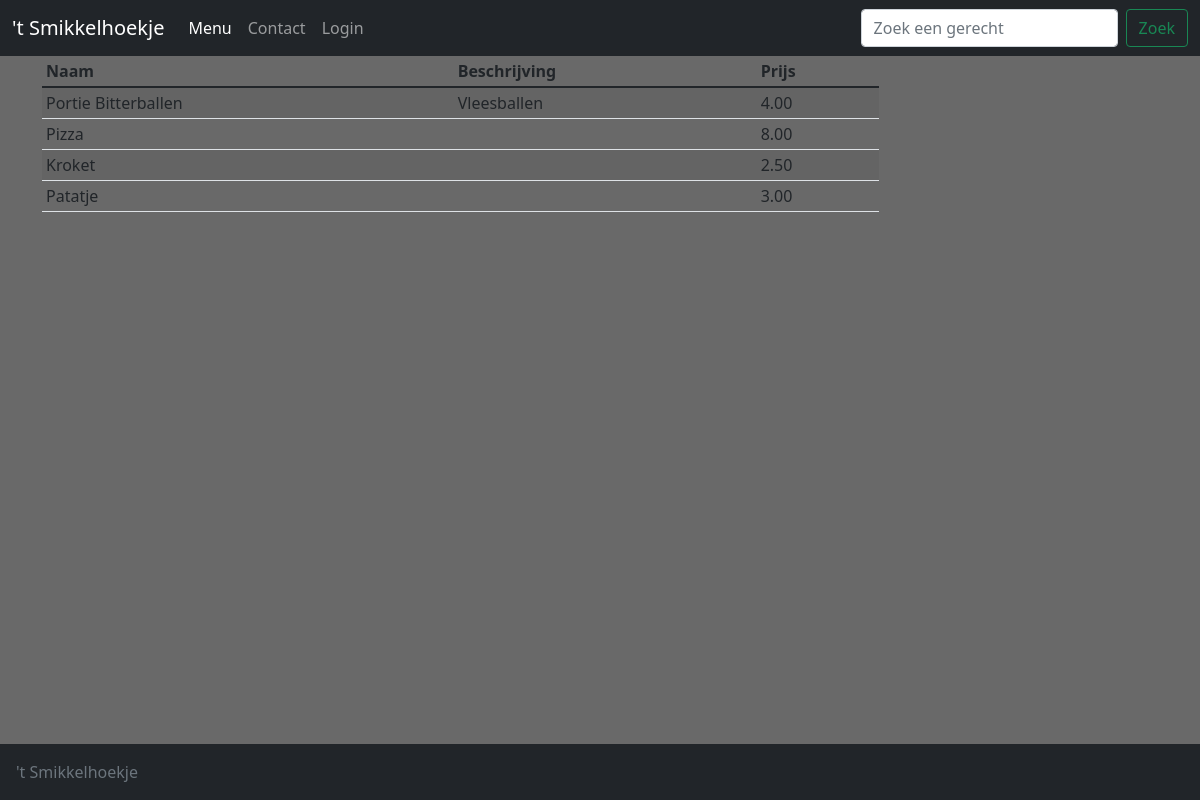
/php/index.php?page=Menu, run on the app's committed database.
### tables this page shows
CREATE TABLE `gerecht` (
  `ID` int(11) NOT NULL,
  `naam` varchar(255) NOT NULL,
  `prijs` decimal(5,2) NOT NULL,
  `beschrijving` varchar(255) NOT NULL
);

### php/menu.php (the view, shortened to what this page needs)
<?php
    if(isset($_GET['menuItem']) && !empty($_GET['menuItem'])){
        $sql = "SELECT * FROM gerecht WHERE naam LIKE CONCAT('%', :naam, '%')";
        $stmt = $connect->prepare($sql);
        $stmt->bindParam(":naam", $_GET['menuItem']);
    } else {
        $sql = "SELECT * FROM gerecht";
        $stmt = $connect->prepare($sql);
    }
    $stmt->execute();
    $result = $stmt->fetchAll();
?>
<div class="container">
    <table class="table table-sm table-hover table-striped w-75">
        <thead>
            <th scope="col">Naam</th>
            <th scope="col">Beschrijving</th>
            <th scope="col">Prijs</th>
        </thead>
        <tbody>
            <?php foreach ($result as $res) { ?>
                <tr>
                    <td><?php echo $res['naam']; ?></td>
                    <td><?php echo $res['beschrijving']; ?></td>
                    <td><?php echo $res['prijs']; ?></td>
                </tr>
            <?php } ?>
        </tbody>
    </table>
</div>

### php/includes/header.php (shortened to what this page needs)
<?php
    $stepsBackPath = "";
?>
<head>
    <!DOCTYPE html>
    <html lang="en">
    <link href="https://cdn.jsdelivr.net/npm/bootstrap@5.1.3/dist/css/bootstrap.min.css" rel="stylesheet"
 />
    <link rel="stylesheet" href="https://cdn.jsdelivr.net/npm/bootstrap-icons@1.8.1/font/bootstrap-icons.css" />
    <?php echo "<link rel='stylesheet' href='" . $stepsBackPath . "../css/main.css'>"; ?>
</head>
<body class="d-flex flex-column min-vh-100">
    <header>
        <nav class="navbar navbar-expand-lg navbar-dark bg-dark">
            <div class="container-fluid">
                <?php echo "<a class='navbar-brand' href='" . $stepsBackPath . "index.php?page=Index'>'t Smikkelhoekje</a>"; ?>
                <div class="collapse navbar-collapse" id="navbarSupportedContent">
                    <ul class="navbar-nav me-auto mb-2 mb-lg-0">
                        <?php
                        if (isset($_COOKIE['isAdmin'])) {
                            if ($_COOKIE['isAdmin'] == "1"){
                                $loginOrAdmin = "Admin";
                            } else {
                                $loginOrAdmin = "Login";
                            }
                        } else {
                            $loginOrAdmin = "Login";
                        }
                        $pages = array("Menu", "Contact", $loginOrAdmin);
                        foreach ($pages as $page) {
                            echo "<li class='nav-item'>";
                            echo "<a href='" . $stepsBackPath . "index.php?page=$page' class='nav-link ";
                            if ($page == $activePage) {
                                echo "active";
                            }
                            echo "'>$page</a></li>";
                        }
                        ?>
                    </ul>
                    <form action="<?php echo $stepsBackPath?>index.php?page=Menu" method="get" class="d-flex mb-lg-0">
                        <input class="form-control me-2" type="search" placeholder="Zoek een gerecht" name="menuItem" />
                        <button class="btn btn-outline-success" type="submit">
                            Zoek
                        </button>
                    </form>
                </div>
            </div>
        </nav>
    </header>

### php/index.php (shortened to what this page needs)
<?php
    if(isset($_GET['page']) && !empty($_GET['page'])){
        $activePage = $_GET['page'];
    } else {
        $activePage = "Index";
    }
    include_once ('includes/header.php');
    if(isset($_GET['page']) && !empty($_GET['page'])){
        $directToPage = $_GET['page'].'.php';
        if(file_exists($directToPage)) {
            include_once($directToPage);
        }
        else {
            include_once('includes/404.php');
        }
    }
    include_once ('includes/footer.php');
?>

### php/includes/footer.php (shortened to what this page needs)
<footer class="footer mt-auto  p-3 text-muted bg-dark">
    <p class="mb-0">'t Smikkelhoekje </p>
</footer>
</body>
</html>

### css/main.css (style rules this page uses)
body { background-color: #696969; }

### data on the page
gerecht: naam "Portie Bitterballen", beschrijving "Vleesballen", prijs "4.00"
gerecht: naam "Pizza", prijs "8.00"
gerecht: naam "Kroket", prijs "2.50"
gerecht: naam "Patatje", prijs "3.00"

### other printed values
$page "Menu"
$page "Contact"
$page "Login"
